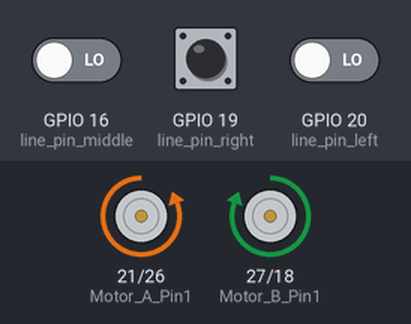
Recording of a program running on a simulated Raspberry Pi (BCM pin numbers). On the bench: motor-driver pin pairs drawn as motors (green arrow = first pin HIGH = forward, orange = second pin HIGH = backward, longer = more drive, scaled by the enable pin). The inputs (shaded band) are chosen by the test bench; at power-on: GPIO 16 (line_pin_middle) LOW, GPIO 19 (line_pin_right) LOW, GPIO 20 (line_pin_left) LOW.

Above: at 1.2 s.
1.3 s: GPIO 16 (line_pin_middle) driven HIGH
At 1.9 s:
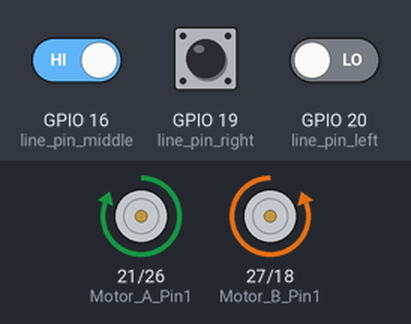
2.8 s: GPIO 16 (line_pin_middle) driven LOW
At 4.0 s:
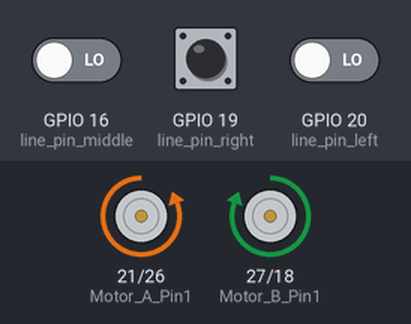
4.3 s: GPIO 19 (line_pin_right) pulled HIGH for 0.15 s
At 4.39 s:
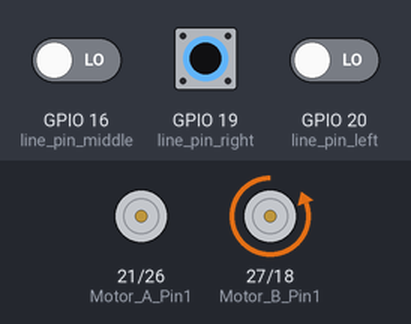
5.9 s: GPIO 19 (line_pin_right) pulled HIGH for 3.2 s
At 10.2 s:
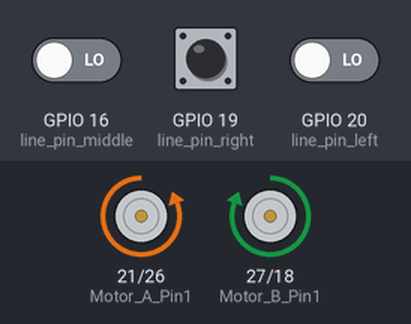
10.6 s: GPIO 19 (line_pin_right) driven HIGH and GPIO 20 (line_pin_left) driven HIGH
At 11.4 s:
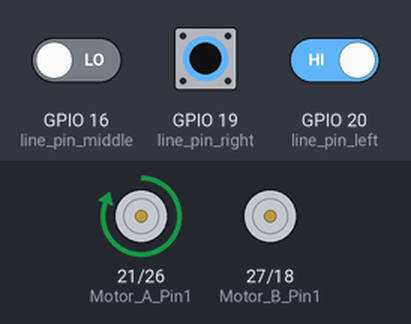
Timing chart, 0 to 13.1 s (numbered marks = the images above; inputs shaded):
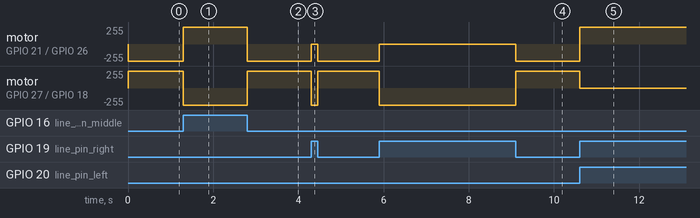

The program:

findline.py
```python
#!/usr/bin/python3
# File name   : findline.py
# Description : line tracking
# Website     : www.gewbot.com
# Author      : William
# Date        : 2019/08/28
import RPi.GPIO as GPIO
import time
import move
'''
status     = 1          #Motor rotation
forward    = 1          #Motor forward
backward   = 0          #Motor backward

left_spd   = num_import_int('E_M1:')         #Speed of the car
right_spd  = num_import_int('E_M2:')         #Speed of the car
left       = num_import_int('E_T1:')         #Motor Left
right      = num_import_int('E_T2:')         #Motor Right
'''
line_pin_right = 19
line_pin_middle = 16
line_pin_left = 20
'''
left_R = 15
left_G = 16
left_B = 18

right_R = 19
right_G = 21
right_B = 22

on  = GPIO.LOW
off = GPIO.HIGH

spd_ad_1 = 1
spd_ad_2 = 1
'''
def setup():
    GPIO.setwarnings(False)
    GPIO.setmode(GPIO.BCM)
    GPIO.setup(line_pin_right,GPIO.IN)
    GPIO.setup(line_pin_middle,GPIO.IN)
    GPIO.setup(line_pin_left,GPIO.IN)
    #motor.setup()

def run():
    status_right = GPIO.input(line_pin_right)
    status_middle = GPIO.input(line_pin_middle)
    status_left = GPIO.input(line_pin_left)
    #print('R%d   M%d   L%d'%(status_right,status_middle,status_left))
    if status_middle == 1:
        move.move(100, 'forward', 'no', 1)
    elif status_left == 1:
        move.move(100, 'forward', 'right', 0.6)
    elif status_right == 1:
        move.move(100, 'forward', 'left', 0.6)
    else:
        move.move(100, 'backward', 'no', 1)

if __name__ == '__main__':
    try:
        setup()
        move.setup()
        while 1:
            run()
        pass
    except KeyboardInterrupt:
        move.destroy()
```

move.py
```python
#!/usr/bin/env python3
# File name   : move.py
# Description : Control Motor
# Product     : GWR
# Website     : www.gewbot.com
# Author      : William
# Date        : 2019/07/24
import time
import RPi.GPIO as GPIO

# motor_EN_A: Pin7  |  motor_EN_B: Pin11
# motor_A:  Pin8,Pin10    |  motor_B: Pin13,Pin12

Motor_A_EN    = 4
Motor_B_EN    = 17

Motor_A_Pin1  = 21 #ліво назад
Motor_A_Pin2  = 26 #ліво вперед
Motor_B_Pin1  = 27 #право вперед
Motor_B_Pin2  = 18 #право назад

Dir_forward   = 0
Dir_backward  = 1

left_forward  = 0
left_backward = 1

right_forward = 0
right_backward= 1

pwm_A = None
pwm_B = None

def motorStop():#Motor stops
	GPIO.output(Motor_A_Pin1, GPIO.LOW)
	GPIO.output(Motor_A_Pin2, GPIO.LOW)
	GPIO.output(Motor_B_Pin1, GPIO.LOW)
	GPIO.output(Motor_B_Pin2, GPIO.LOW)
	GPIO.output(Motor_A_EN, GPIO.LOW)
	GPIO.output(Motor_B_EN, GPIO.LOW)


def setup():#Motor initialization
	global pwm_A, pwm_B
	GPIO.setwarnings(False)
	GPIO.setmode(GPIO.BCM)
	GPIO.setup(Motor_A_EN, GPIO.OUT)
	GPIO.setup(Motor_B_EN, GPIO.OUT)
	GPIO.setup(Motor_A_Pin1, GPIO.OUT)
	GPIO.setup(Motor_A_Pin2, GPIO.OUT)
	GPIO.setup(Motor_B_Pin1, GPIO.OUT)
	GPIO.setup(Motor_B_Pin2, GPIO.OUT)

	motorStop()
	try:
		if pwm_A is None:
			pwm_A = GPIO.PWM(Motor_A_EN, 1000)
		if pwm_B is None:
			pwm_B = GPIO.PWM(Motor_B_EN, 1000)
	except RuntimeError as e:
		print(f"PWM already initialized: {e}")


def motor_left(status, direction, speed):
	global pwm_B
	if status == 0:  # stop
		GPIO.output(Motor_B_Pin1, GPIO.LOW)
		GPIO.output(Motor_B_Pin2, GPIO.LOW)
		GPIO.output(Motor_B_EN, GPIO.LOW)
		try:
			pwm_B.stop()
		except:
			pass
	else:
		if direction == Dir_backward:
			GPIO.output(Motor_B_Pin1, GPIO.HIGH)
			GPIO.output(Motor_B_Pin2, GPIO.LOW)
		elif direction == Dir_forward:
			GPIO.output(Motor_B_Pin1, GPIO.LOW)
			GPIO.output(Motor_B_Pin2, GPIO.HIGH)
		pwm_B.start(speed)
		pwm_B.ChangeDutyCycle(speed)


def motor_right(status, direction, speed):
	global pwm_A
	if status == 0:  # stop
		GPIO.output(Motor_A_Pin1, GPIO.LOW)
		GPIO.output(Motor_A_Pin2, GPIO.LOW)
		GPIO.output(Motor_A_EN, GPIO.LOW)
		try:
			pwm_A.stop()
		except:
			pass
	else:
		if direction == Dir_forward:
			GPIO.output(Motor_A_Pin1, GPIO.HIGH)
			GPIO.output(Motor_A_Pin2, GPIO.LOW)
		elif direction == Dir_backward:
			GPIO.output(Motor_A_Pin1, GPIO.LOW)
			GPIO.output(Motor_A_Pin2, GPIO.HIGH)
		pwm_A.start(speed)
		pwm_A.ChangeDutyCycle(speed)


def move(speed, direction, turn, radius=0.6):   # 0 < radius <= 1
	#speed = 100
	if direction == 'forward':
		if turn == 'right':
			motor_left(0, left_backward, int(speed*radius))
			motor_right(1, right_forward, speed)
		elif turn == 'left':
			motor_left(1, left_forward, speed)
			motor_right(0, right_backward, int(speed*radius))
		else:
			motor_left(1, left_forward, speed)
			motor_right(1, right_forward, speed)
	elif direction == 'backward':
		if turn == 'right':
			motor_left(0, left_forward, int(speed*radius))
			motor_right(1, right_backward, speed)
		elif turn == 'left':
			motor_left(1, left_backward, speed)
			motor_right(0, right_forward, int(speed*radius))
		else:
			motor_left(1, left_backward, speed)
			motor_right(1, right_backward, speed)
	elif direction == 'no':
		if turn == 'right':
			motor_left(1, left_backward, speed)
			motor_right(1, right_forward, speed)
		elif turn == 'left':
			motor_left(1, left_forward, speed)
			motor_right(1, right_backward, speed)
		else:
			motorStop()
	else:
		pass


def destroy():
	motorStop()
	GPIO.cleanup()             # Release resource


if __name__ == '__main__':
	try:
		speed_set = 90
		setup()
		for x in range(40):
			move(speed_set, "forward", "no")
			time.sleep(0.1)
			motorStop()
			move(speed_set, "backward", "no")
			time.sleep(0.1)
			motorStop()

		destroy()
	except KeyboardInterrupt:
		destroy()
```

Measured:
- after the input at 1.3 s, motor on GPIO 21 (Motor_A_Pin1) / GPIO 26 (Motor_A_Pin2): backward 255/255 → forward 255/255 at once; motor on GPIO 27 (Motor_B_Pin1) / GPIO 18 (Motor_B_Pin2): forward 255/255 → backward 255/255 at once
- after the input at 2.8 s, motor on GPIO 21 (Motor_A_Pin1) / GPIO 26 (Motor_A_Pin2): forward 255/255 → backward 255/255 at once; motor on GPIO 27 (Motor_B_Pin1) / GPIO 18 (Motor_B_Pin2): backward 255/255 → forward 255/255 at once
- after the input at 4.3 s, motor on GPIO 21 (Motor_A_Pin1) / GPIO 26 (Motor_A_Pin2): backward 255/255 → stopped at once, → backward 255/255 0.15 s later; motor on GPIO 27 (Motor_B_Pin1) / GPIO 18 (Motor_B_Pin2): forward 255/255 → backward 255/255 at once, → forward 255/255 0.15 s later
- after the input at 5.9 s, motor on GPIO 21 (Motor_A_Pin1) / GPIO 26 (Motor_A_Pin2): backward 255/255 → stopped at once, → backward 255/255 3.2 s later; motor on GPIO 27 (Motor_B_Pin1) / GPIO 18 (Motor_B_Pin2): forward 255/255 → backward 255/255 at once, → forward 255/255 3.2 s later
- after the input at 10.6 s, motor on GPIO 21 (Motor_A_Pin1) / GPIO 26 (Motor_A_Pin2): backward 255/255 → forward 255/255 at once; motor on GPIO 27 (Motor_B_Pin1) / GPIO 18 (Motor_B_Pin2): forward 255/255 → stopped at once
